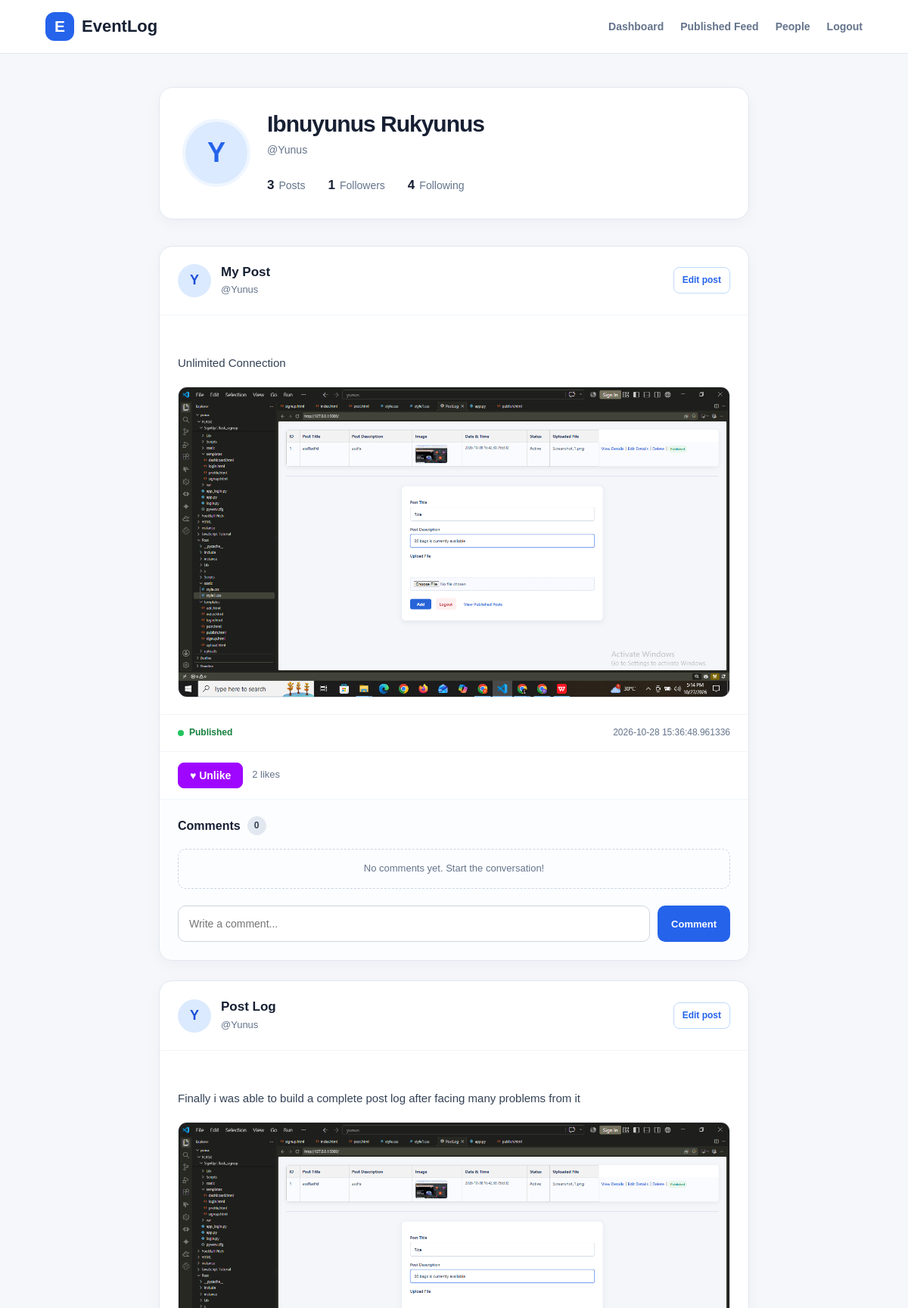
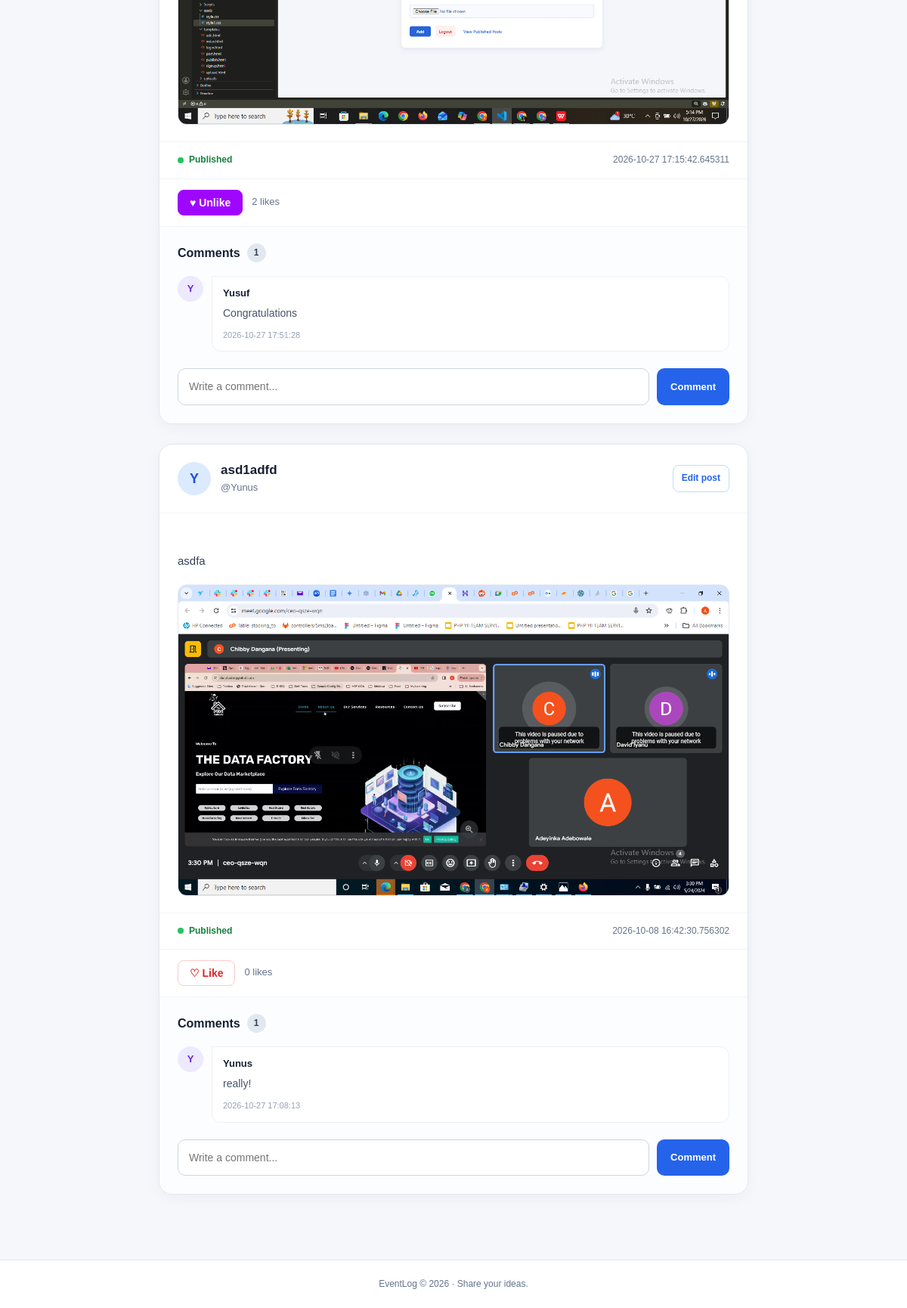
Screenshot of /profile/Yunus (signed in) with the database file from the repository (2 pictures, top to bottom).
### app.py (models this page shows)
    class User(db.Model, UserMixin):
        id = mapped_column(db.Integer, primary_key=True)
        Firstname = mapped_column(db.String)
        Lastname = mapped_column(db.String)
        Username = mapped_column(db.String, unique=True, nullable=False)
        Email = mapped_column(db.String)
        Password = mapped_column(db.String, nullable=False)
        date = mapped_column(db.String)

    class Post(db.Model):
        id = mapped_column(db.Integer, primary_key=True)
        title = mapped_column(db.String)
        description = mapped_column(db.String)
        date = mapped_column(db.String)
        status = mapped_column(db.String)
        upload = mapped_column(db.String)
        published = mapped_column(db.Boolean, default=False)
        user_id = mapped_column(db.Integer, db.ForeignKey('user.id'), nullable=False)

    class Comment(db.Model):
        id = mapped_column(db.Integer, primary_key=True)
        content = mapped_column(db.String, nullable=False)
        post_id = mapped_column(db.Integer, db.ForeignKey('post.id'), nullable=False)
        user_id = mapped_column( db.Integer, db.ForeignKey('user.id'), nullable=False)
        date = mapped_column(db.String)

### app.py (the view)
    @app.route('/profile/<username>')
    @login_required
    def profile(username):
        person = User.query.filter_by(Username=username).first_or_404()
        followers_count = Follow.query.filter_by(
            following_id=person.id
        ).count()
        following_count = Follow.query.filter_by(
            follower_id=person.id
        ).count()
        is_following = Follow.query.filter_by(
            follower_id=current_user.id,
            following_id=person.id
        ).first() is not None
        user_posts = Post.query.filter_by(
            user_id=person.id,
            published=True,
            status="Active"
        ).order_by(Post.date.desc()).all()
        post_ids = [post.id for post in user_posts]
        if post_ids:
            comments = Comment.query.filter(
                Comment.post_id.in_(post_ids)
            ).all()
        else:
            comments = []
        users = User.query.all()
        comment_usernames = {
            user.id: user.Username for user in users
        }
        like_counts = {post_id: 0 for post_id in post_ids}
        if post_ids:
            like_rows = db.session.execute(
                db.select(
                    Like.post_id,
                    db.func.count(Like.id)
                )
                .where(Like.post_id.in_(post_ids))
                .group_by(Like.post_id)
            ).all()
            for post_id, count in like_rows:
                like_counts[post_id] = count
            liked_post_ids = set(
                db.session.execute(
                    db.select(Like.post_id).where(
                        Like.user_id == current_user.id,
                        Like.post_id.in_(post_ids)
                    )
                ).scalars().all()
            )
        else:
            liked_post_ids = set()
        rows = [(post, person) for post in user_posts]
        return render_template(
            'profile.html',
            person=person,
            rows=rows,
            comments=comments,
            comment_usernames=comment_usernames,
            like_counts=like_counts,
            liked_post_ids=liked_post_ids,
            is_following=is_following,
            followers_count=followers_count,
            following_count=following_count
        )

### templates/profile.html (shortened to what this page needs)
<!DOCTYPE html>
<html lang="en">
<head>
    <link rel="stylesheet" href="{{ url_for('static', filename='published.css') }}">
</head>
<body class="published-page">
    <header class="pub-header">
        <a href="{{ url_for('home') }}" class="pub-brand">
            <span class="pub-brand-icon">E</span>
            <span>EventLog</span>
        </a>
        <nav class="pub-nav">
            <a href="{{ url_for('home') }}" class="pub-nav-link">Dashboard</a>
            <a href="{{ url_for('published_posts') }}" class="pub-nav-link">Published Feed</a>
            <a href="{{ url_for('people') }}" class="pub-nav-link">People</a>
            <a href="{{ url_for('logout') }}" class="pub-nav-link">Logout</a>
        </nav>
    </header>
    <main class="pub-main">
        <section class="pub-intro profile-intro">
            <div class="profile-layout">
                <div class="profile-avatar">
                    {{ (person.Username or 'U')[0]|upper }}
                </div>
                <div class="profile-details">
                    <div class="profile-name-row">
                        <div class="profile-identity">
                            <h1>{{ person.Firstname }} {{ person.Lastname }}</h1>
                            <p class="profile-username">@{{ person.Username }}</p>
                        </div>
                    </div>
                    <div class="profile-stats">
                        <div class="profile-stat">
                            <strong>{{ rows|length }}</strong>
                            <span>Posts</span>
                        </div>
                        <div class="profile-stat">
                            <strong>{{ followers_count }}</strong>
                            <span>Followers</span>
                        </div>
                        <div class="profile-stat">
                            <strong>{{ following_count }}</strong>
                            <span>Following</span>
                        </div>
                    </div>
                </div>
            </div>
        </section>
        <section class="pub-feed">
            {% for post, author in rows %}
                <article class="pub-post-card">
                    <div class="pub-post-header">
                        <div class="pub-avatar">
                            {{ (author.Username or 'U')[0]|upper }}
                        </div>
                        <div class="pub-author-info">
                            <h2>{{ post.title }}</h2>
                            <p class="pub-author-name">
                                @{{ author.Username }}
                            </p>
                        </div>
                        {% if post.user_id == current_user.id %}
                            <a href="{{ url_for('edit', id=post.id) }}"
                               class="pub-edit-link">
                                Edit post
                            </a>
                        {% endif %}
                    </div>
                    <div class="pub-post-content">
                        <p class="pub-description">
                            {{ post.description }}
                        </p>
                        {% if post.upload %}
                            <div class="pub-media">
                                {% set extension = post.upload.rsplit('.', 1)[-1].lower() %}
                                {% if extension in ['png', 'jpg', 'jpeg', 'gif'] %}
                                    <img
                                        src="{{ url_for('uploaded_file', filename=post.upload) }}"
                                        alt="Image attached to {{ post.title }}"
                                        loading="lazy">
                                {% endif %}
                            </div>
                        {% endif %}
                    </div>
                    <div class="pub-post-meta">
                        <span class="pub-published-label">
                            <span class="pub-status-dot"></span>
                            Published
                        </span>
                        <span class="pub-post-date">
                            {{ post.date }}
                        </span>
                    </div>
                    <div class="pub-like-section">
                        <form method="POST"
                              action="{{ url_for('toggle_like', id=post.id) }}">
                            {% if post.id in liked_post_ids %}
                                <button type="submit"
                                        class="pub-like-btn pub-liked">
                                    ♥ Unlike
                                </button>
                            {% else %}
                                <button type="submit"
                                        class="pub-like-btn">
                                    ♡ Like
                                </button>
                            {% endif %}
                        </form>
                        <span class="pub-like-count">
                            {{ like_counts.get(post.id, 0) }}
                            {% if like_counts.get(post.id, 0) == 1 %}
                                like
                            {% else %}
                                likes
                            {% endif %}
                        </span>
                    </div>
                    <section class="pub-comments">
                        {% set post_comments = comments
                            | selectattr('post_id', 'equalto', post.id)
                            | list %}
                        <div class="pub-comments-heading">
                            <h3>Comments</h3>
                            <span class="pub-comment-count">
                                {{ post_comments|length }}
                            </span>
                        </div>
                        <div class="pub-comment-list">
                            {% for comment in post_comments %}
                                <div class="pub-comment">
                                    <div class="pub-comment-avatar">
                                        {{ (comment_usernames.get(comment.user_id, 'Unknown user'))[0]|upper }}
                                    </div>
                                    <div class="pub-comment-body">
                                        <strong class="pub-comment-author">
                                            {{ comment_usernames.get(comment.user_id, 'Unknown user') }}
                                        </strong>
                                        <p>{{ comment.content }}</p>
                                        <small>{{ comment.date }}</small>
                                    </div>
                                </div>
                            {% else %}
                                <p class="pub-no-comments">
                                    No comments yet. Start the conversation!
                                </p>
                            {% endfor %}
                        </div>
                        <form class="pub-comment-form"
                              method="POST"
                              action="{{ url_for('add_comment', id=post.id) }}">
                            <input
                                type="text"
                                name="content"
                                maxlength="2000"
                                placeholder="Write a comment..."
                                aria-label="Write a comment"
                                required>
                            <button type="submit">Comment</button>
                        </form>
                    </section>
                </article>
            {% endfor %}
        </section>
    </main>
    <footer class="pub-footer">
        <p>EventLog &copy; 2026 · Share your ideas.</p>
    </footer>
</body>
</html>

### rows the page displays
User: Username "Y", Firstname "Ibnuyunus", Lastname "Rukyunus", Username "Yunus", get "Yunus"
Post: title "My Post", Username "Yunus", description "Unlimited Connection", upload (picture), date "2026-10-28 15:36:48.961336", shows "♥ Unlike", get "2", shows "likes", post_comments "0"
Post: title "Post Log", Username "Yunus", description "Finally i was able to build a complete post log after facing many problems from it", upload (picture), date "2026-10-27 17:15:42.645311", shows "♥ Unlike", get "2", shows "likes", post_comments "1"
Comment: content "Congratulations", date "2026-10-27 17:51:28"
User: Username "Y", get "Yusuf"
Post: title "asd1adfd", Username "Yunus", description "asdfa", upload (picture), date "2026-10-08 16:42:30.756302", shows "♡ Like", get "0", shows "likes", post_comments "1"
Comment: content "really!", date "2026-10-27 17:08:13"

### other values shown
{{ rows|length }} "3"
{{ followers_count }} "1"
{{ following_count }} "4"
